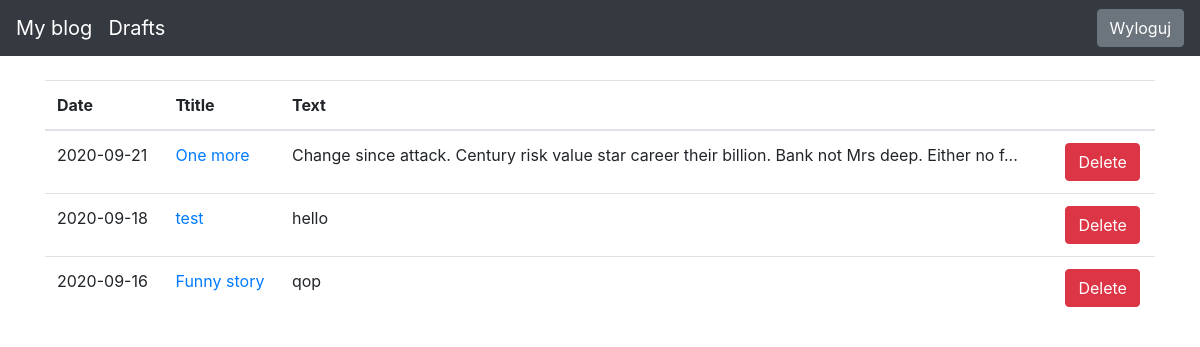
Page /draft-posts (signed in) on the committed database.
### blog/models.py (models this page shows)
class Entry(db.Model):
   id = db.Column(db.Integer, primary_key=True)
   title = db.Column(db.String(80), nullable=False)
   body = db.Column(db.Text, nullable=False)
   pub_date = db.Column(db.DateTime, nullable=False,
       default=datetime.datetime.utcnow)
   is_published = db.Column(db.Boolean, default=False)

### blog/routes.py (the view)
@app.route('/draft-posts')
def draft_posts():
    drafts = Entry.query.filter_by(is_published=False).order_by(Entry.pub_date.desc())
    return render_template("drafts.html", drafts=drafts)

### blog/templates/drafts.html
{% extends "base.html" %}
{% block content %}
<table class="table">
   <thead>
     <tr>
       <th scope="col">Date</th>
       <th scope="col">Ttitle</th>
       <th scope="col">Text</th>
       <th scope="col"></th>
     </tr>
   </thead>
   <tbody>
       {% for post in drafts %}
     <tr>
       <td>
           {{ post.pub_date.strftime('%Y-%m-%d') }}
       </td>
       <td>
           <a href="{{ url_for('exist_post', id=post.id) }}">
               {{ post.title }}
           </a>
       </td>
       <td>{{ post.body|truncate(100, true) }}</td>
         <td><form method="POST" action = "/delete-post/{{ post.id }}"><button type="submit" class="btn btn-danger">Delete</button></form></td>
     </tr>
     {% endfor %}
   </tbody>
 </table>
{% endblock %}

### blog/templates/base.html (style rules this page uses)
body { padding-top: 5rem; }

### rows in the picture
Entry: pub_date "2020-09-21", title "One more", body "Change since attack. Century risk value star career their billion. Bank not Mrs deep. Either no f..."
Entry: pub_date "2020-09-18", title "test", body "hello"
Entry: pub_date "2020-09-16", title "Funny story", body "qop"
